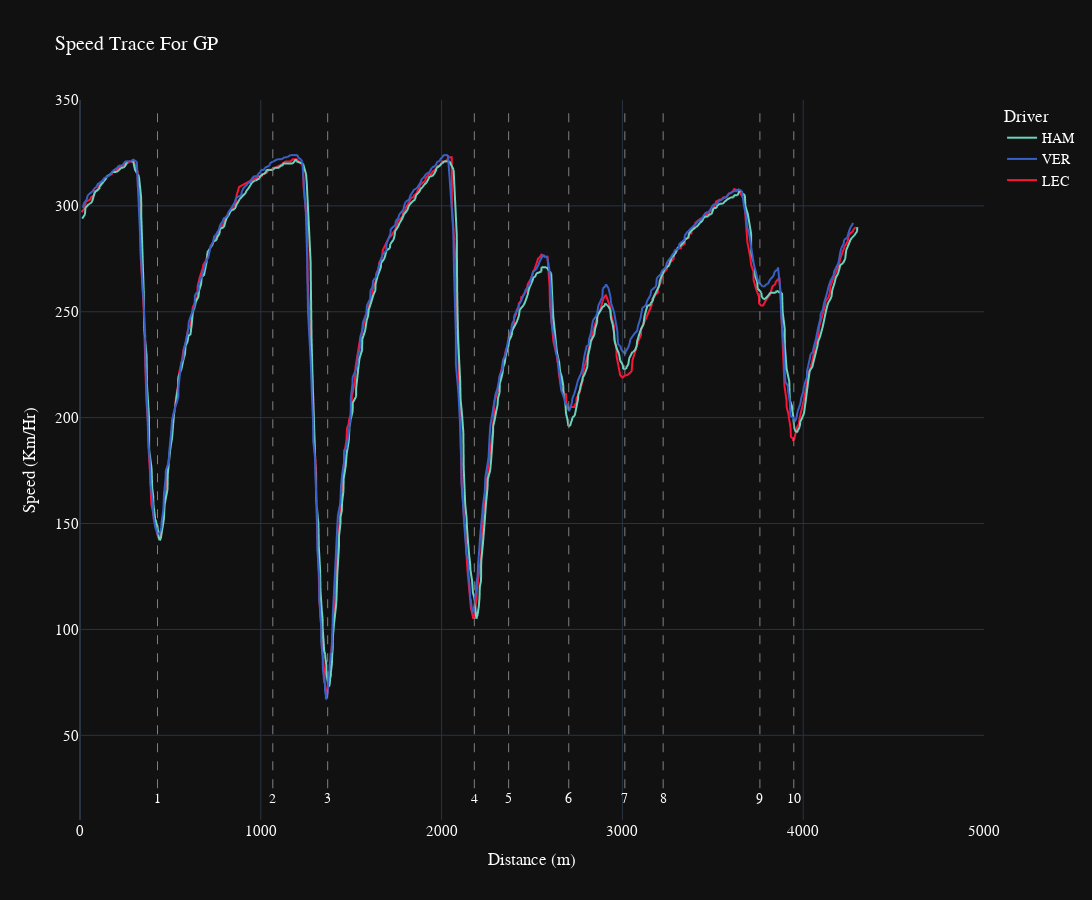

The notebook cell saved with this chart:
### Code cell
v_min = track2['Speed'].min()
v_max = track2['Speed'].max()
corner_distance=circuit_info.corners['Distance']

for k in corner_distance:
  fig_speed.add_shape(type='line',
                yref="y",
                xref="x",
                x0=k,
                y0=v_min+25,
                x1=k,
                y1=v_max+20,
                line_width=1,
                line_dash="dash",
                line_color="grey")
fig_speed.update_xaxes(range=[0, 5000])
fig_speed.update_yaxes(range=[10, 350])

for _, corner in circuit_info.corners.iterrows():
    txt = f"{corner['Number']}{corner['Letter']}"
    fig_speed.add_annotation(x=corner['Distance'], y=v_min+15, text=txt, showarrow=False, yshift=10)

fig_speed.update_layout(
   title_x=0.5,
   hoverlabel=dict(
        bgcolor="white",
        font_size=16,
        font_family="PT Sans Narrow"
    ),
    yaxis = dict(tickfont = dict(size=15)),
    xaxis = dict(tickfont = dict(size=15)),
    font=dict(
        family="PT Sans Narrow",
        size=14,
        color="White"
    ),
    title_font_family="PT Sans Narrow"
#  "Arial", "Balto", "Courier New", "Droid Sans", "Droid Serif", "Droid Sans Mono", "Gravitas One", "Old Standard TT", "Open Sans", "Overpass", "PT Sans Narrow", "Raleway", "Times New Roman"
)

fig_speed.show()

### Figure 1 — Plotly figure (JSON) as saved in the notebook; plotly's stock layout.template omitted (floating-point values rounded to 4 significant figures; data arrays with more than 128 entries replaced by an {"elided": "..."} marker saying what was removed)
{"data": [{"hovertemplate": "<b>%{hovertext}</b><br><br>Driver=HAM<br>Dist_Diff_Sum=%{x}<br>Speed=%{y}<extra></extra>", "hovertext": {"elided": "508 str values"}, "legendgroup": "HAM", "line": {"color": "#6CD3BF", "dash": "solid"}, "marker": {"symbol": "circle"}, "mode": "lines", "name": "HAM", "showlegend": true, "type": "scattergl", "x": {"elided": "508 float values"}, "xaxis": "x", "y": {"elided": "508 int values"}, "yaxis": "y"}, {"hovertemplate": "<b>%{hovertext}</b><br><br>Driver=VER<br>Dist_Diff_Sum=%{x}<br>Speed=%{y}<extra></extra>", "hovertext": {"elided": "494 str values"}, "legendgroup": "VER", "line": {"color": "#3860C6", "dash": "solid"}, "marker": {"symbol": "circle"}, "mode": "lines", "name": "VER", "showlegend": true, "type": "scattergl", "x": {"elided": "494 float values"}, "xaxis": "x", "y": {"elided": "494 int values"}, "yaxis": "y"}, {"hovertemplate": "<b>%{hovertext}</b><br><br>Driver=LEC<br>Dist_Diff_Sum=%{x}<br>Speed=%{y}<extra></extra>", "hovertext": {"elided": "498 str values"}, "legendgroup": "LEC", "line": {"color": "#F91536", "dash": "solid"}, "marker": {"symbol": "circle"}, "mode": "lines", "name": "LEC", "orientation": "v", "showlegend": true, "type": "scatter", "x": {"elided": "498 float values"}, "xaxis": "x", "y": {"elided": "498 int values"}, "yaxis": "y"}], "layout": {"annotations": [{"showarrow": false, "text": "1", "x": 428.8, "y": 15, "yshift": 10}, {"showarrow": false, "text": "2", "x": 1066.0, "y": 15, "yshift": 10}, {"showarrow": false, "text": "3", "x": 1370.0, "y": 15, "yshift": 10}, {"showarrow": false, "text": "4", "x": 2181.0, "y": 15, "yshift": 10}, {"showarrow": false, "text": "5", "x": 2371.0, "y": 15, "yshift": 10}, {"showarrow": false, "text": "6", "x": 2703.0, "y": 15, "yshift": 10}, {"showarrow": false, "text": "7", "x": 3013.0, "y": 15, "yshift": 10}, {"showarrow": false, "text": "8", "x": 3225.0, "y": 15, "yshift": 10}, {"showarrow": false, "text": "9", "x": 3761.0, "y": 15, "yshift": 10}, {"showarrow": false, "text": "10", "x": 3948.0, "y": 15, "yshift": 10}], "font": {"color": "White", "family": "PT Sans Narrow", "size": 14}, "height": 900, "legend": {"title": {"text": "Driver"}, "tracegroupgap": 0}, "shapes": [{"line": {"color": "grey", "dash": "dash", "width": 1}, "type": "line", "x0": 428.8, "x1": 428.8, "xref": "x", "y0": 25, "y1": 346, "yref": "y"}, {"line": {"color": "grey", "dash": "dash", "width": 1}, "type": "line", "x0": 1066.0, "x1": 1066.0, "xref": "x", "y0": 25, "y1": 346, "yref": "y"}, {"line": {"color": "grey", "dash": "dash", "width": 1}, "type": "line", "x0": 1370.0, "x1": 1370.0, "xref": "x", "y0": 25, "y1": 346, "yref": "y"}, {"line": {"color": "grey", "dash": "dash", "width": 1}, "type": "line", "x0": 2181.0, "x1": 2181.0, "xref": "x", "y0": 25, "y1": 346, "yref": "y"}, {"line": {"color": "grey", "dash": "dash", "width": 1}, "type": "line", "x0": 2371.0, "x1": 2371.0, "xref": "x", "y0": 25, "y1": 346, "yref": "y"}, {"line": {"color": "grey", "dash": "dash", "width": 1}, "type": "line", "x0": 2703.0, "x1": 2703.0, "xref": "x", "y0": 25, "y1": 346, "yref": "y"}, {"line": {"color": "grey", "dash": "dash", "width": 1}, "type": "line", "x0": 3013.0, "x1": 3013.0, "xref": "x", "y0": 25, "y1": 346, "yref": "y"}, {"line": {"color": "grey", "dash": "dash", "width": 1}, "type": "line", "x0": 3225.0, "x1": 3225.0, "xref": "x", "y0": 25, "y1": 346, "yref": "y"}, {"line": {"color": "grey", "dash": "dash", "width": 1}, "type": "line", "x0": 3761.0, "x1": 3761.0, "xref": "x", "y0": 25, "y1": 346, "yref": "y"}, {"line": {"color": "grey", "dash": "dash", "width": 1}, "type": "line", "x0": 3948.0, "x1": 3948.0, "xref": "x", "y0": 25, "y1": 346, "yref": "y"}], "title": {"font": {"family": "PT Sans Narrow"}, "text": "Speed Trace For GP"}, "width": 1800, "xaxis": {"anchor": "y", "domain": [0, 1], "range": [0, 5000], "tickfont": {"size": 15}, "title": {"text": "Distance (m)"}}, "yaxis": {"anchor": "x", "domain": [0, 1], "range": [10, 350], "tickfont": {"size": 15}, "title": {"text": "Speed (Km/Hr)"}}}}
